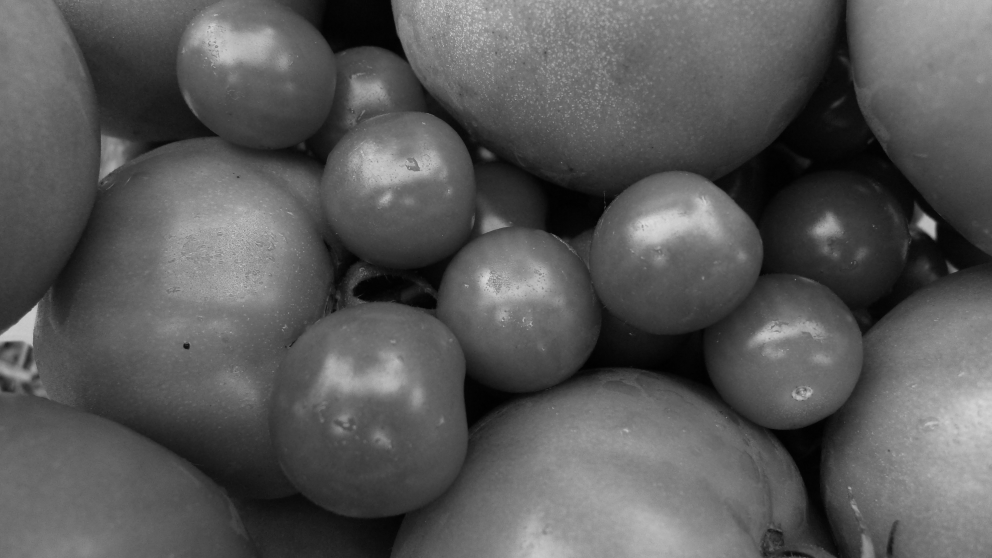
%> input picture tomato01.tif, 992 x 558 px
$ octave young13.m   (GNU Octave 9; MATLAB toolbox functions it lacks are replaced by stand-ins)
%> lines starting %> are read from the running program, lines starting %| are printed output that depends on the picture
close all;
clear;

F = double(imread('tomato01.tif'))/255;
%> F: size 558x992 double; min 0, max 0.851, mean 0.348
[sz1, sz2] = size(F);
%> sz1 = 558; sz2 = 992

a = 0.2;
b = 0.7;
c = 0.1;
d = 0.8;

G = zeros(sz1,sz2);
for i = 1:sz1
    for j = 1:sz2;
        if F(i,j) <= a
            G(i,j) = (c/a) * F(i,j);
        elseif (F(i,j) > a) && (F(i,j) <= b)
            G(i,j) = ((d - c)/(b - a)) * (F(i,j) - a) + c;
        else
            G(i,j) = ((1 - d)/(1 - b)) * (F(i,j) - 1) + 1;
%             G(i,j) = ((1 - d)/(1 - b)) * (F(i,j) - b) + d; 위 식과 같음
        end
    end
end
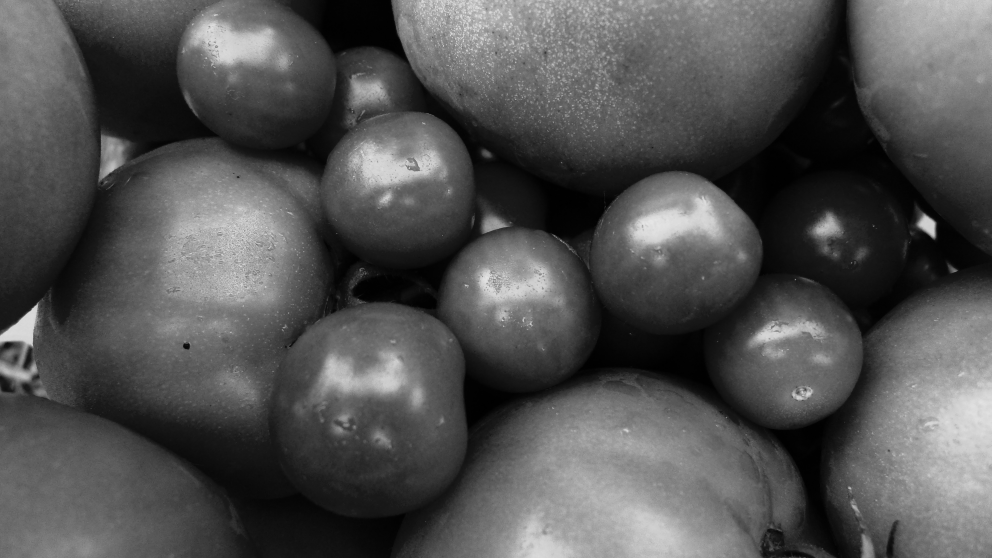
%> G: size 558x992 double; min 0, max 0.901, mean 0.324

x = [0:255];

y1 = hist(F*255,x);
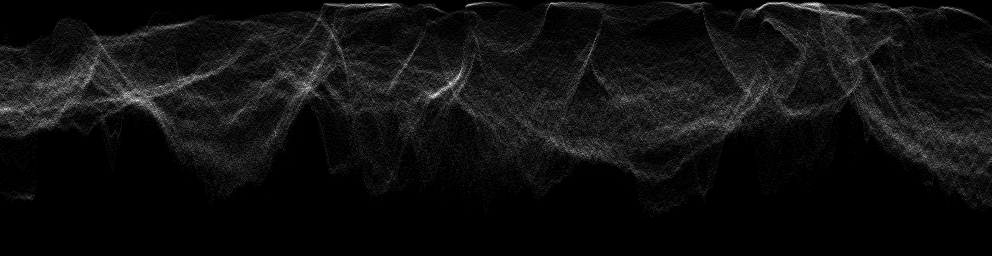
%> y1: size 256x992 double; min 0, max 36, mean 2.2; drawn with min black and max white
z1 = sum(y1');
%> z1 = 256 values, max 5501 at index 96, min 0 at index 219, mean 2162.2
y2 = hist(G*255,x);
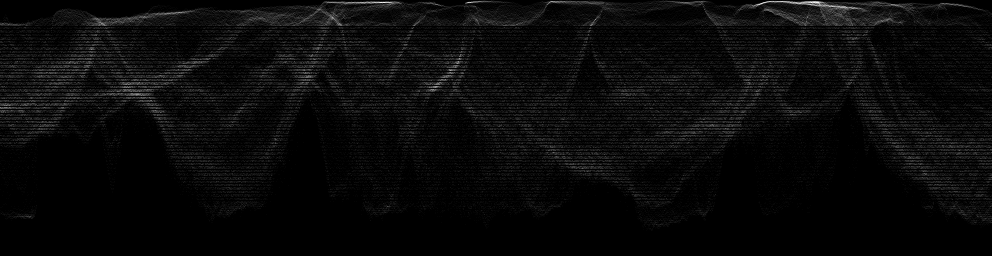
%> y2: size 256x992 double; min 0, max 55, mean 2.2; drawn with min black and max white
z2 = sum(y2');
%> z2 = 256 values, max 7249 at index 3, min 0 at index 27, mean 2162.2

colormap gray(256)
subplot(2,2,1), image(F*255)
subplot(2,2,2), image(G*255)
subplot(2,2,3), bar(x,z1,'b')
subplot(2,2,4), bar(x,z2,'b')
%> after `bar(x,z2,'b')`:
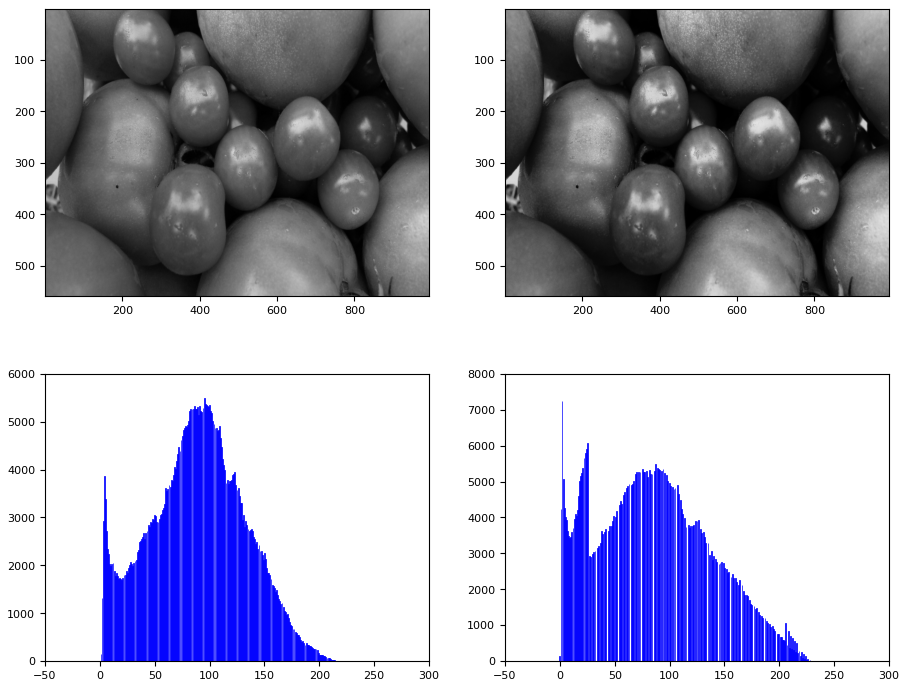
%> figure redrawn from the program's plot data, 4 panels

$ run again, with Boy02.tif copied over tomato01.tif
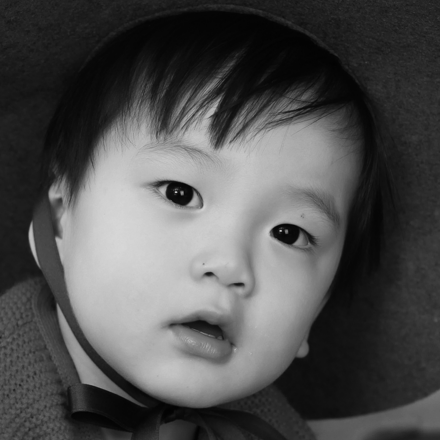
%> input picture Boy02.tif, 440 x 440 px
%> z1 = 256 values, max 3521 at index 29, min 0 at index 1, mean 756.2
%> `y2 = hist(G*255,x);`:
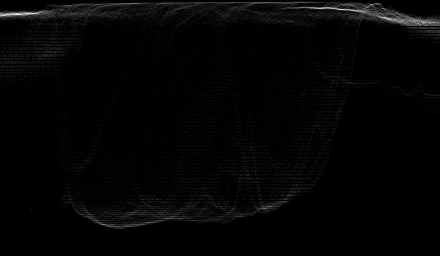
%> y2: size 256x440 double; min 0, max 98, mean 1.7; drawn with min black and max white
%> z2 = 256 values, max 6871 at index 14, min 0 at index 1, mean 756.2
%> `bar(x,z2,'b')`:
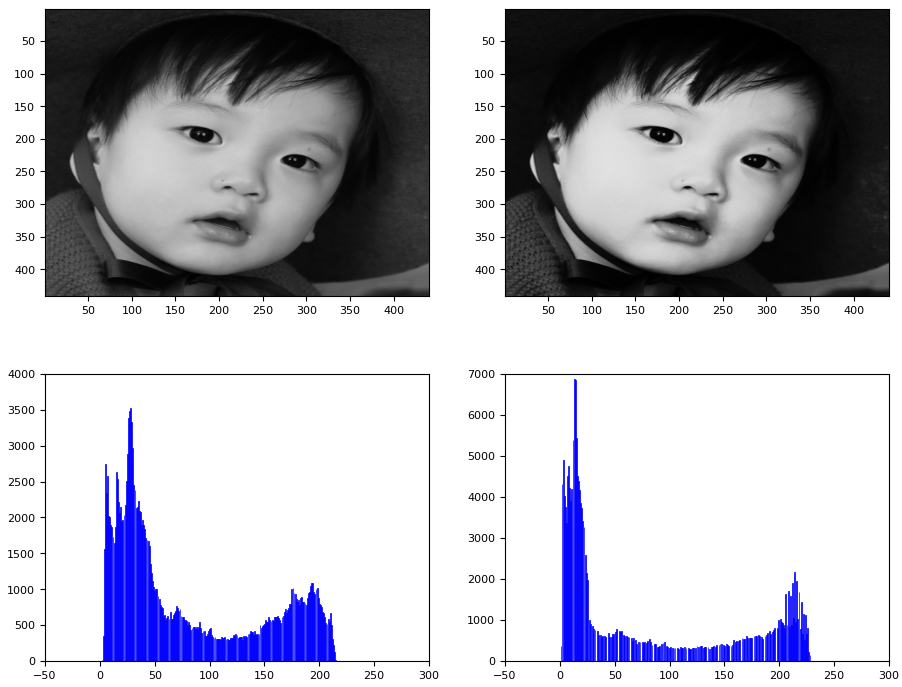
%> figure redrawn from the program's plot data, 4 panels
